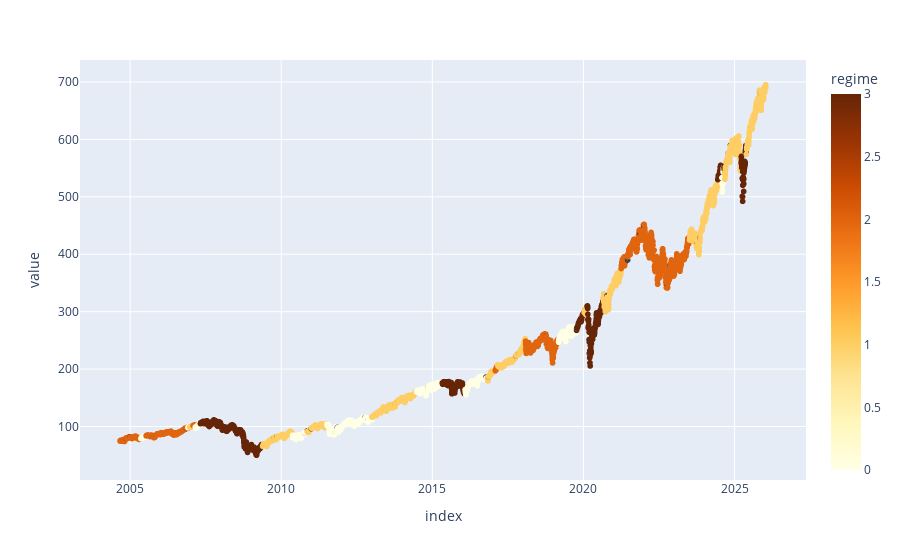

Notebook source saved alongside this figure:
### Code cell
df_stock = pd.concat([spy["Close"], df_regimes["regime"]], axis=1)
px.scatter(df_stock, color="regime", color_continuous_scale="ylorbr")

### Figure 1 — Plotly figure (JSON) as saved in the notebook; plotly's stock layout.template omitted (floating-point values rounded to 4 significant figures; data arrays with more than 128 entries replaced by an {"elided": "..."} marker saying what was removed)
{"data": [{"hovertemplate": "index=%{x}<br>value=%{y}<br>regime=%{marker.color}<extra></extra>", "legendgroup": "", "marker": {"color": {"elided": "5404 float values"}, "coloraxis": "coloraxis", "symbol": "circle"}, "mode": "markers", "name": "", "showlegend": false, "type": "scattergl", "x": {"elided": "5404 str values"}, "xaxis": "x", "y": {"elided": "5404 float values"}, "yaxis": "y"}], "layout": {"coloraxis": {"colorbar": {"title": {"text": "regime"}}, "colorscale": [[0, "rgb(255,255,229)"], [0.125, "rgb(255,247,188)"], [0.25, "rgb(254,227,145)"], [0.375, "rgb(254,196,79)"], [0.5, "rgb(254,153,41)"], [0.625, "rgb(236,112,20)"], [0.75, "rgb(204,76,2)"], [0.875, "rgb(153,52,4)"], [1, "rgb(102,37,6)"]]}, "legend": {"tracegroupgap": 0}, "margin": {"t": 60}, "xaxis": {"anchor": "y", "domain": [0, 1], "title": {"text": "index"}}, "yaxis": {"anchor": "x", "domain": [0, 1], "title": {"text": "value"}}}}
